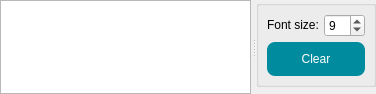
      <widget class="QSplitter" name="splitter_3">
       <property name="contextMenuPolicy">
        <enum>Qt::DefaultContextMenu</enum>
       </property>
       <property name="lineWidth">
        <number>0</number>
       </property>
       <property name="orientation">
        <enum>Qt::Horizontal</enum>
       </property>
       <property name="handleWidth">
        <number>5</number>
       </property>
       <widget class="QTextBrowser" name="textBrowser">
        <property name="minimumSize">
         <size>
          <width>0</width>
          <height>94</height>
         </size>
        </property>
        <property name="maximumSize">
         <size>
          <width>16777215</width>
          <height>94</height>
         </size>
        </property>
        <property name="font">
         <font>
          <family>Arial</family>
         </font>
        </property>
        <property name="acceptDrops">
         <bool>false</bool>
        </property>
       </widget>
       <widget class="QGroupBox" name="groupBox_textBrowserSettings">
        <property name="sizePolicy">
         <sizepolicy hsizetype="Fixed" vsizetype="Preferred">
          <horstretch>0</horstretch>
          <verstretch>0</verstretch>
         </sizepolicy>
        </property>
        <property name="minimumSize">
         <size>
          <width>0</width>
          <height>0</height>
         </size>
        </property>
        <property name="maximumSize">
         <size>
          <width>16777215</width>
          <height>16777215</height>
         </size>
        </property>
        <property name="styleSheet">
         <string notr="true"/>
        </property>
        <property name="title">
         <string notr="true"/>
        </property>
        <property name="flat">
         <bool>false</bool>
        </property>
        <layout class="QGridLayout" name="gridLayout_9">
         <property name="sizeConstraint">
          <enum>QLayout::SetFixedSize</enum>
         </property>
         <property name="leftMargin">
          <number>8</number>
         </property>
         <property name="topMargin">
          <number>8</number>
         </property>
         <property name="rightMargin">
          <number>8</number>
         </property>
         <property name="bottomMargin">
          <number>8</number>
         </property>
         <property name="spacing">
          <number>5</number>
         </property>
         <item row="1" column="0">
          <widget class="QPushButton" name="pushButton_clear_textbrowser">
           <property name="sizePolicy">
            <sizepolicy hsizetype="Minimum" vsizetype="Minimum">
             <horstretch>0</horstretch>
             <verstretch>0</verstretch>
            </sizepolicy>
           </property>
           <property name="toolTip">
            <string>Clear text browser.</string>
           </property>
           <property name="styleSheet">
            <string notr="true">QPushButton{
	background-color: rgb(0, 140, 158);
color: rgb(255, 255, 255);
border-style:outset;
border-radius:8px;
padding:10px;
}
QPushButton:hover{
	background-color: rgb(0, 190, 211);
color: rgb(255, 255, 255);
border-style:outset;
border-radius:8px;
padding:10px;
}
QPushButton:pressed{
	background-color: rgb(0, 108, 120);
color: rgb(255, 255, 255);
border-style:outset;
border-radius:8px;
padding:10px;
}
QPushButton:disabled{
background-color: rgb(166, 166, 166);
color: rgb(255, 255, 255);
border-style:outset;
border-radius:8px;
padding:10px;
}</string>
           </property>
           <property name="text">
            <string>Clear</string>
           </property>
           <property name="iconSize">
            <size>
             <width>15</width>
             <height>15</height>
            </size>
           </property>
          </widget>
         </item>
         <item row="0" column="0">
          <layout class="QHBoxLayout" name="horizontalLayout_7">
           <property name="spacing">
            <number>5</number>
           </property>
           <property name="sizeConstraint">
            <enum>QLayout::SetFixedSize</enum>
           </property>
           <item>
            <widget class="QLabel" name="label_TextBroFontSize">
             <property name="sizePolicy">
              <sizepolicy hsizetype="Fixed" vsizetype="Fixed">
               <horstretch>0</horstretch>
               <verstretch>0</verstretch>
              </sizepolicy>
             </property>
             <property name="toolTip">
              <string>Change the font size of the text browser.</string>
             </property>
             <property name="text">
              <string>Font size:</string>
             </property>
            </widget>
           </item>
           <item>
            <widget class="QSpinBox" name="spinBox_textbrowser_fontsize">
             <property name="sizePolicy">
              <sizepolicy hsizetype="Fixed" vsizetype="Fixed">
               <horstretch>0</horstretch>
               <verstretch>0</verstretch>
              </sizepolicy>
             </property>
             <property name="toolTip">
              <string>Change the font size of the text browser.</string>
             </property>
             <property name="minimum">
              <number>1</number>
             </property>
             <property name="value">
              <number>9</number>
             </property>
            </widget>
           </item>
          </layout>
         </item>
        </layout>
       </widget>
      </widget>
